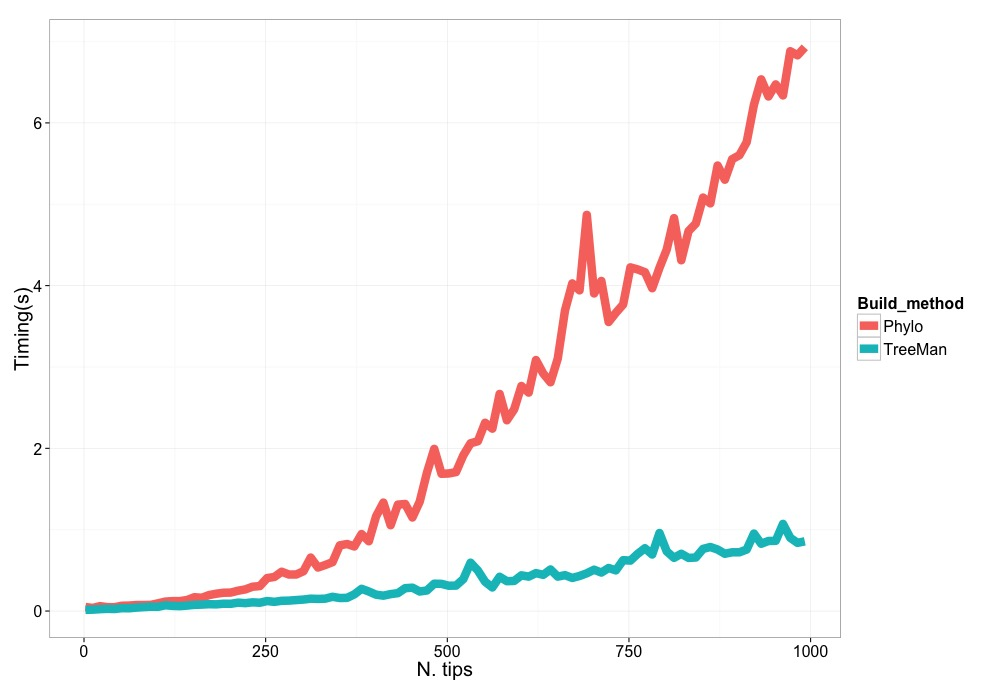

Write the R code that produced this figure.
# Comparing adding tips to a tree for Phylo and TreeMan
# D.J. Bennett

# LIBS
library(ggplot2)

addTip <- function(tree, id, sister, start, end,
                   parent_id=paste0("p_", id),
                   tip_taxonym=NULL, parent_taxonym=NULL) {
  updatePre <- function(node) {
    node[['kids']] <- c(node[['kids']], tip[['id']])
    node[['pd']] <- node[['pd']] + tip[['span']]
    node
  }
  tip <- list('id'=id)
  if(!is.null(tip_taxonym)) {
    tip[['taxonym']] <- tip_taxonym
  }
  node <- list('id'=parent_id)
  if(!is.null(parent_taxonym)) {
    node[['taxonym']] <- parent_taxonym
  }
  tip[['span']] <- start - end
  age <- getNodeAge(tree, sister)
  new_sister <- sister <- tree@nodelist[[sister]]
  new_parent <- tree@nodelist[[sister[['prid']]]]
  new_parent[['ptid']] <- new_parent[['ptid']][!new_parent[['ptid']] %in% sister[['id']]]
  new_parent[['ptid']] <- c(new_parent[['ptid']], node[['id']])
  new_sister[['span']] <- start - age
  new_sister[['prid']] <- node[['id']]
  node[['span']] <- sister[['span']] - new_sister[['span']]
  node[['pd']] <- new_sister[['span']] + tip[['span']]
  node[['prdst']] <- sister[['prdst']] - new_sister[['span']]
  node[['prid']] <- sister[['prid']]
  node[['ptid']] <- node[['children']] <- c(tip[['id']], sister[['id']])
  tip[['pd']] <- 0
  tip[['prdst']] <- node[['prdst']] + tip[['span']]
  tip[['prid']] <- node[['id']]
  tree@nodelist[[tip[['id']]]] <- tip
  tree@nodelist[[node[['id']]]] <- node
  tree@nodelist[[new_sister[['id']]]] <- new_sister
  tree@nodelist[[new_parent[['id']]]] <- new_parent
  pres <- getNodePrid(tree, node[['id']])
  tree@nodelist[pres] <- lapply(tree@nodelist[pres],
                                updatePre)
  treeman:::.updateSlots(tree)
}

phyloBuilder <- function (start_tree, max_size, sample_size) {
  require(MoreTreeTools)
  tree <- read.tree(text=start_tree)
  start <- 1
  repeats <- max_size/sample_size
  timings <- rep(NA, repeats)
  for(i in 1:repeats) {
    timings[i] <- system.time(expr={
      for(j in 1:sample_size) {
        start <- start/2
        id <- paste0('t', length(tree$tip.label)+1)
        nid <- paste0('n', length(tree$tip.label)+2)
        tree <- MoreTreeTools:::.addTip__phylo(tree, edge=1,
                                               tip_age=0,
                                               node_age=start,
                                               tip_name=id,
                                               node_name=nid)
      }})[3]
  }
  timings
}

treemanBuilder <- function (start_tree, max_size, sample_size) {
  require(treeman)
  tree <- readTree(text=start_tree)
  start <- tree['age']
  repeats <- max_size/sample_size
  timings <- rep(NA, repeats)
  for(i in 1:repeats) {
    timings[i] <- system.time(expr={
      for(j in 1:sample_size) {
        start <- start/2
        id <- paste0('t', tree['ntips']+1)
        tree <- treeman:::addTip(tree=tree, id=id, sister='t1',
                                 start=start, end=0)
      }})[3]
  }
  timings
}

# RUN
start_tree <- "(t1:1.0,t2:1.0);"
max_size <- 1000  # maximum size of tree
sample_size <- 10
treeman_res <- treemanBuilder(start_tree, max_size, sample_size)
phylo_res <- phyloBuilder(start_tree, max_size, sample_size)

# PLOT
res <- data.frame("Tree_size"=seq(2, max_size, sample_size),
                  "Timing"=c(phylo_res, treeman_res),
                  "Build_method"=rep(c('Phylo', "TreeMan"), each=max_size/sample_size))
#save(res, file=file.path('other', "compare.Rd"))
p <- ggplot (res, aes(y=Timing, x=Tree_size, colour=Build_method)) + geom_line(size=4)
p + theme_bw() + theme(text=element_text(size=20)) + ylab(label = "Timing(s)") +
  xlab(label = "N. tips")
